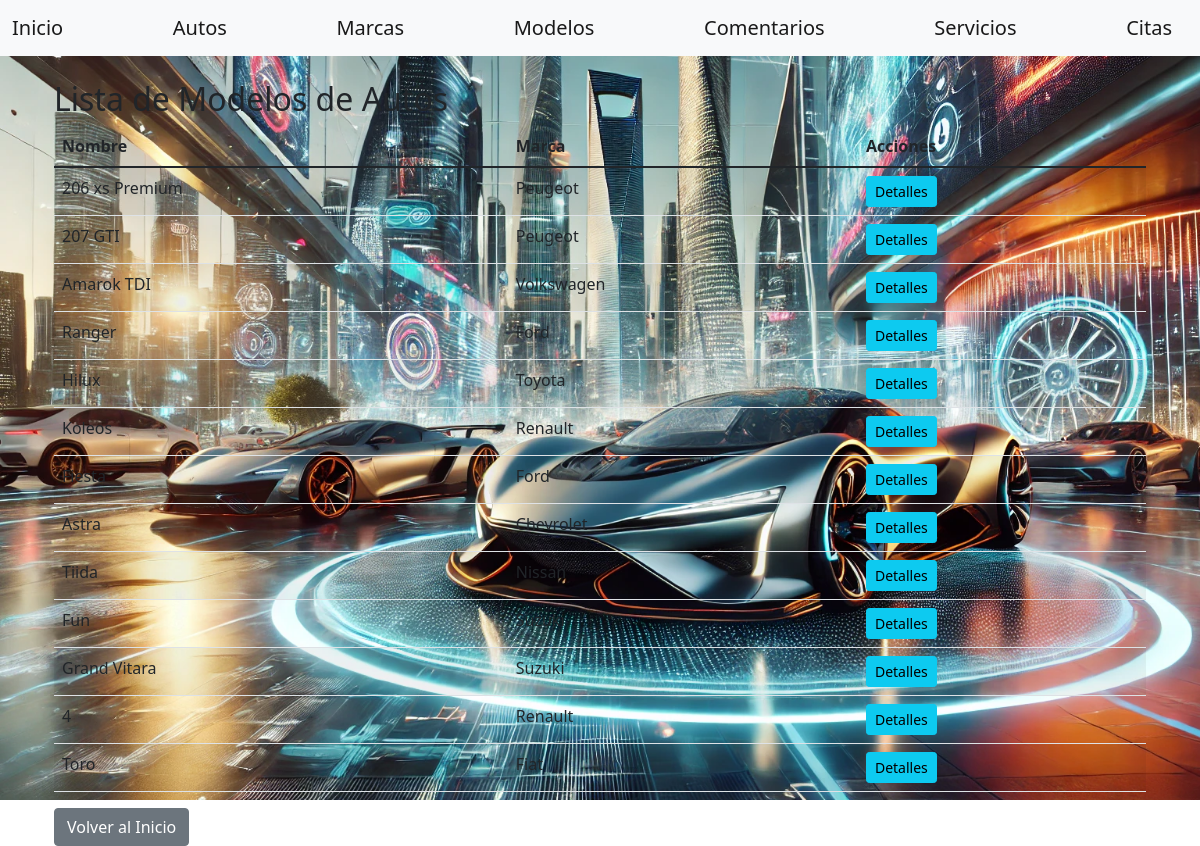
The app's page /gestion/modelos/, older data.
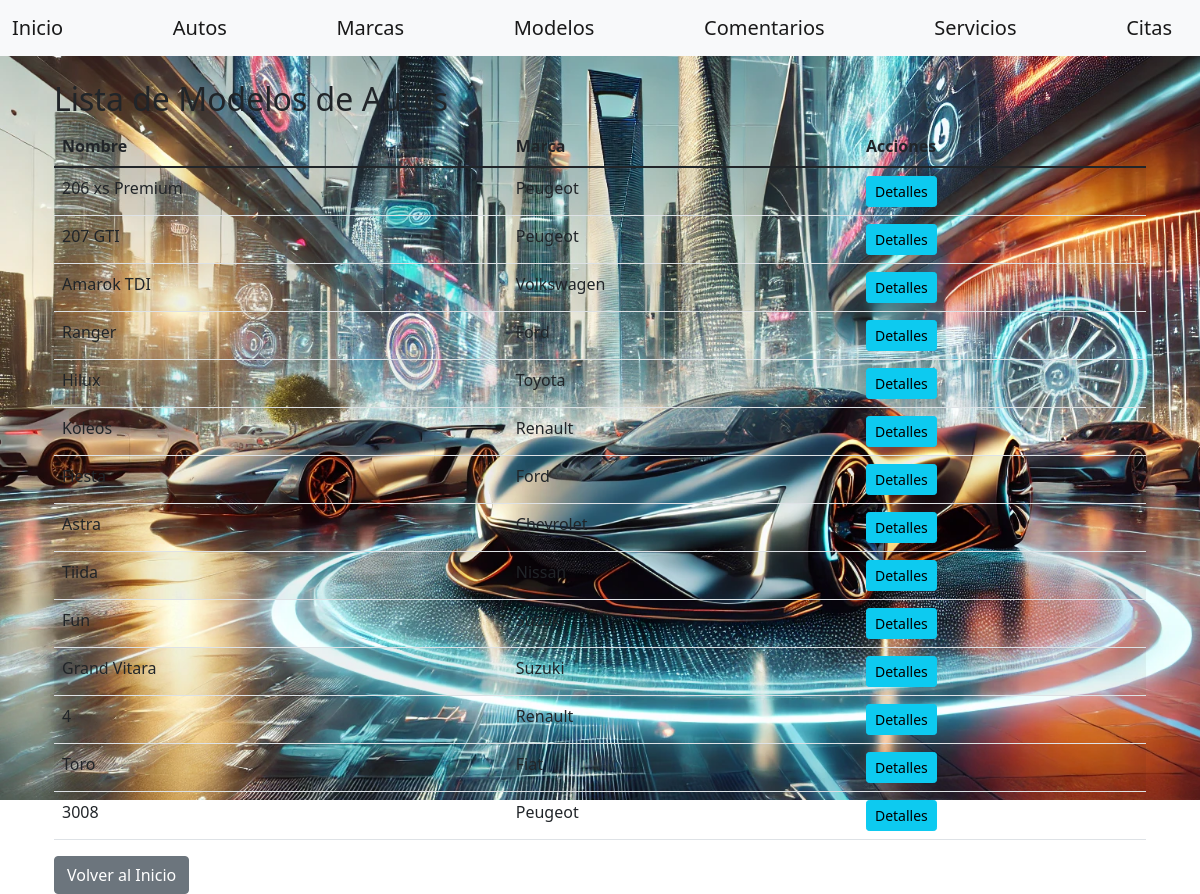
The same page, newer data.
### gestion/models.py (models this page shows, shortened)
class ModeloAuto(models.Model):
    marca = models.ForeignKey(Marca, on_delete=models.CASCADE)
    nombre = models.CharField(max_length=100)

class Marca(models.Model):
    nombre = models.CharField(max_length=100)

### gestion/views/modelo_auto_view.py (the view)
# urls.py: path('modelos/', modelo_auto_view.ModeloAutoListView.as_view(), name='modelo-list'),
class ModeloAutoListView(View):
    def get(self, request, *args, **kwargs):
        repo = ModeloAutoRepository()
        modelos = repo.get_all()
        return render(
            request,
            'modelos/list.html',
            dict(
                modelos=modelos
            )
        )

### gestion/context_processors.py (called while the page is built)
def user_info(request):
    user = request.user if request.user.is_authenticated else None
    return {
        'authenticated_user': user
    }

def all_brands(request):
    brands = cache.get('brands')
    if brands is None:
        brands = Marca.objects.all()
        cache.set('brands', brands, 36000)  # Cache por 10 horas (36000 segundos)
    return {'all_brands': brands}

def all_categories(request):
    categories = cache.get('categories')
    if categories is None:
        categories = Categoria.objects.all()  # Devuelve objetos completos
        cache.set('categories', categories, 36000)  # Cache por 10 horas (36000 segundos)
    return {'all_categories': categories}

### gestion/repositories/modelo_auto_repository.py (called while the page is built)
    def get_all(self) -> List[ModeloAuto]:
        return ModeloAuto.objects.all()

### gestion/templates/modelos/list.html (shortened to what this page needs)
{% extends "home/base.html" %}
{% block content %}
<div class="container mt-3">
    <h2>Lista de Modelos de Autos</h2>
    <table class="table table-striped">
        <thead>
            <tr>
                <th>Nombre</th>
                <th>Marca</th>
                <th>Acciones</th>
            </tr>
        </thead>
        <tbody>
            {% for modelo in modelos %}
                <tr>
                    <td>{{ modelo.nombre }}</td>
                    <td>{{ modelo.marca.nombre }}</td>
                    <td>
                        <a href="{% url 'modelo-detail' modelo.id %}" class="btn btn-info btn-sm">Detalles</a>
                    </td>
                </tr>
            {% endfor %}
        </tbody>
    </table>
    <a href="{% url 'index' %}" class="btn btn-secondary">Volver al Inicio</a>
</div>
{% endblock %}

Row changes from the older to the newer data that the page shows:
added ModeloAuto: nombre "3008", marca.nombre "Peugeot"
